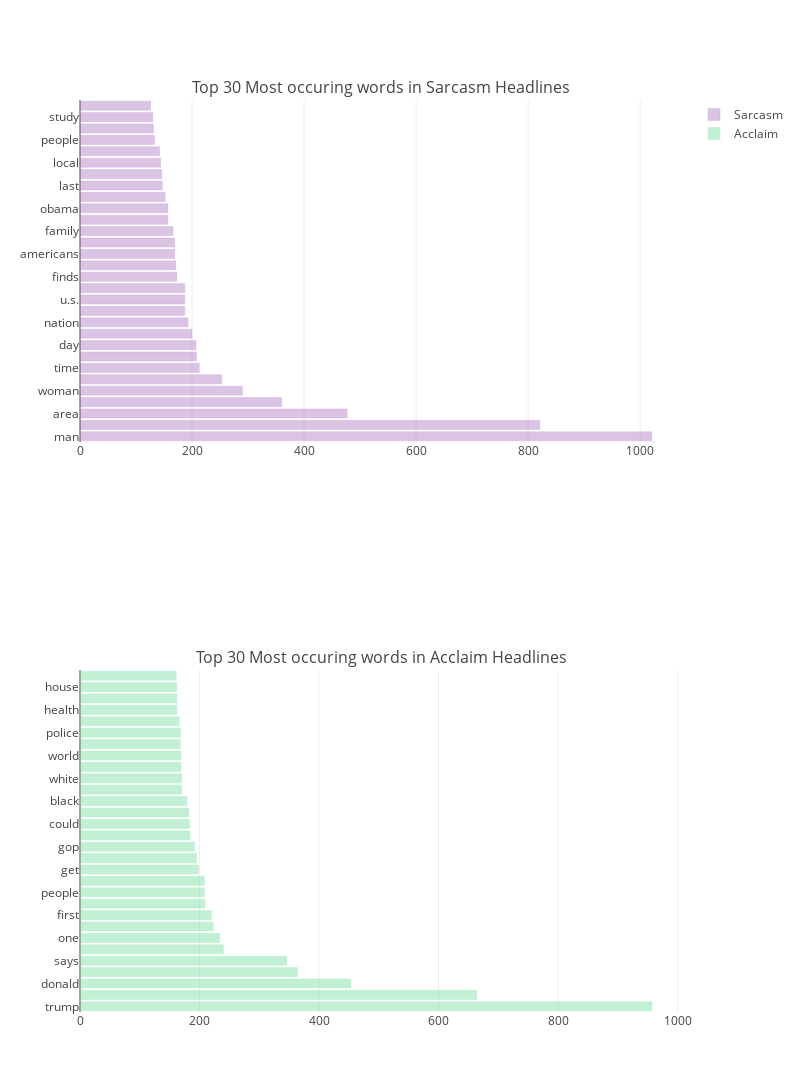

Notebook cell for this chart:
### Code cell
#Plotting the top 30 Sarcasm Vs Acclaim
from plotly import tools
sar_tr  = go.Bar(
    x=sar_cnt_df_30['Freq'],
    y=sar_cnt_df_30['Words'],
    name='Sarcasm',
    marker=dict(
        color='rgba(155, 89, 182, 0.6)',
        line=dict(
            color='rgba(155, 89, 182, 1.0)',
            width=.3,
        )
    ),
    orientation='h',
    opacity=0.6
)

acc_tr  = go.Bar(
    x=acc_cnt_df_30['Freq'],
    y=acc_cnt_df_30['Words'],
    name='Acclaim',
    marker=dict(
        color='rgba(88, 214, 141, 0.6)',
        line=dict(
            color='rgba(88, 214, 141, 1.0)',
            width=.3,
        )
    ),
    orientation='h',
    opacity=0.6
)

fig = tools.make_subplots(rows=2, cols=1, subplot_titles=('Top 30 Most occuring words in Sarcasm Headlines',
                                                          'Top 30 Most occuring words in Acclaim Headlines'))

fig.append_trace(sar_tr, 1, 1)
fig.append_trace(acc_tr, 2, 1)


fig['layout'].update(height=1200, width=800)

iplot(fig, filename='sar_vs_acc')

### Figure 1 — Plotly figure (JSON) as saved in the notebook; plotly's stock layout.template omitted (floating-point values rounded to 4 significant figures)
{"data": [{"opacity": 0.6, "name": "Sarcasm", "yaxis": "y", "orientation": "h", "y": ["man", "new", "area", "report:", "woman", "one", "time", "still", "day", "trump", "nation", "get", "u.s.", "like", "finds", "back", "americans", "first", "family", "house", "obama", "life", "last", "going", "local", "nation's", "people", "white", "study", "little"], "xaxis": "x", "marker": {"color": "rgba(155, 89, 182, 0.6)", "line": {"color": "rgba(155, 89, 182, 1.0)", "width": 0.3}}, "x": [1021, 821, 477, 360, 290, 253, 213, 208, 207, 200, 193, 187, 187, 187, 173, 171, 169, 169, 166, 157, 157, 152, 147, 146, 144, 142, 133, 131, 130, 126], "type": "bar", "uid": "200e560d-ecff-4792-832c-b8b507a49ee4"}, {"opacity": 0.6, "name": "Acclaim", "yaxis": "y2", "orientation": "h", "y": ["trump", "new", "donald", "trump's", "says", "women", "one", "u.s.", "first", "make", "people", "man", "get", "like", "gop", "day", "could", "5", "black", "need", "white", "clinton", "world", "obama", "police", "here's", "health", "life", "house", "bill"], "xaxis": "x2", "marker": {"color": "rgba(88, 214, 141, 0.6)", "line": {"color": "rgba(88, 214, 141, 1.0)", "width": 0.3}}, "x": [957, 664, 453, 364, 346, 240, 234, 223, 220, 209, 208, 208, 198, 195, 192, 184, 183, 182, 179, 170, 170, 169, 169, 168, 168, 166, 162, 162, 162, 161], "type": "bar", "uid": "c227a222-89c8-4ec9-931e-efbeae01d04e"}], "layout": {"yaxis": {"domain": [0.625, 1], "anchor": "x"}, "xaxis2": {"domain": [0, 1], "anchor": "y2"}, "height": 1200, "width": 800, "yaxis2": {"domain": [0, 0.375], "anchor": "x2"}, "xaxis": {"domain": [0, 1], "anchor": "y"}, "annotations": [{"yanchor": "bottom", "xref": "paper", "xanchor": "center", "yref": "paper", "text": "Top 30 Most occuring words in Sarcasm Headlines", "y": 1, "x": 0.5, "font": {"size": 16}, "showarrow": false}, {"yanchor": "bottom", "xref": "paper", "xanchor": "center", "yref": "paper", "text": "Top 30 Most occuring words in Acclaim Headlines", "y": 0.375, "x": 0.5, "font": {"size": 16}, "showarrow": false}]}}
